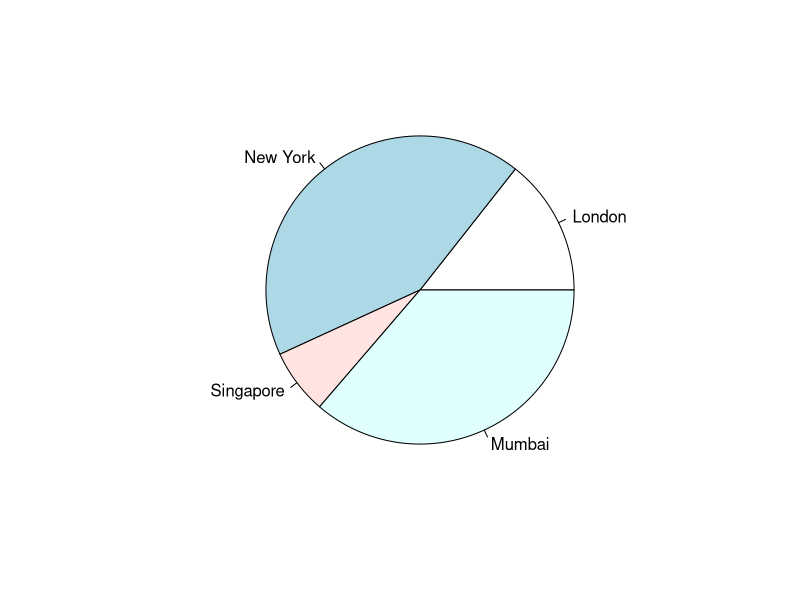
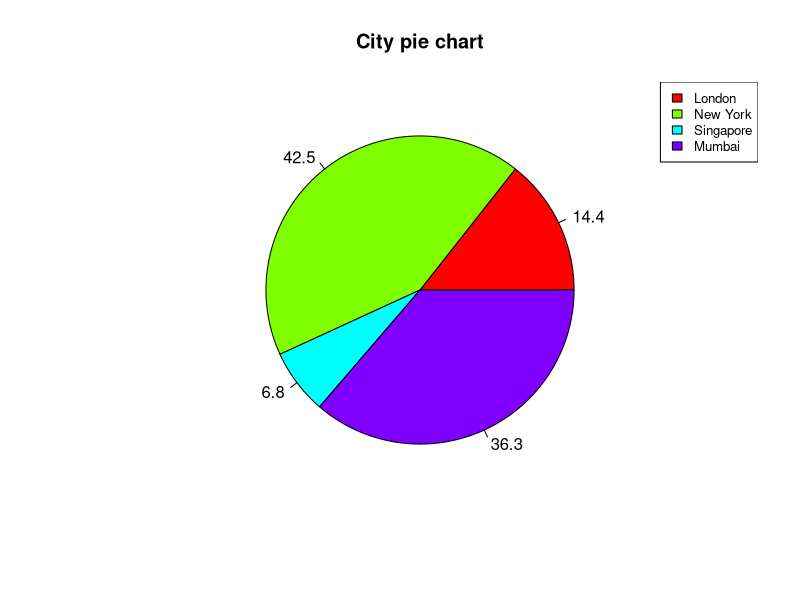
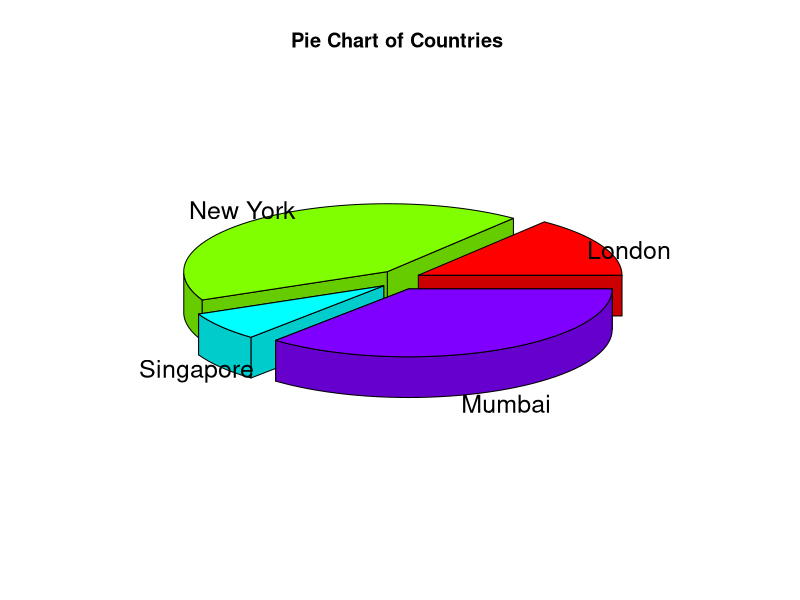

Reproduce these figures in R, in order.
# Pie Charts
x <- c(21, 62, 10, 53)
labels <- c("London", "New York", "Singapore", "Mumbai")
piepercent<- round(100*x/sum(x), 1)
png(file = "city.jpg")					    # Give the chart file a name.
pie(x,labels)								# Plot the chart.
pie(x, labels = piepercent, main = "City pie chart",col = rainbow(length(x)))
legend("topright", c("London","New York","Singapore","Mumbai"), cex = 0.8, fill = rainbow(length(x)))
dev.off()									# Save the file.

# 3d pie charts
library(plotrix)
x <-  c(21, 62, 10,53)
lbl <-  c("London","New York","Singapore","Mumbai")
png(file = "3d_pie_chart.jpg")
pie3D(x,labels=lbl,explode=0.1, main="Pie Chart of Countries ")
dev.off()
